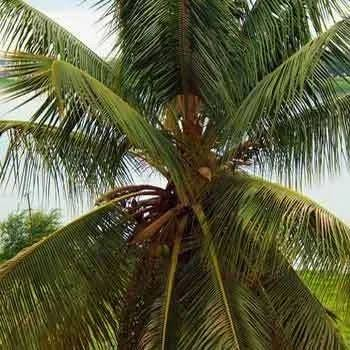
#> input picture backend/uploads/1005387a-8575-4b16-a17e-360a58768132_images_2.jpg, 350 x 350 px
$ python -i image_processor.py   (imports and definitions only)
#> lines starting #> are read from the running program, lines starting #| are printed output that depends on the picture
import cv2
import numpy as np
from PIL import Image
import os

class ImageProcessor:
    def __init__(self, target_size=(224, 224)):
        self.target_size = target_size

    # [53 lines left out: functions process_image, preprocess_upload, process_image_from_array, not called in this run]

    def enhance_contrast(self, image):
        """Enhance image contrast using CLAHE"""
        lab = cv2.cvtColor(image, cv2.COLOR_RGB2LAB)
#> lab: shape (350, 350, 3); mean of channels 0, 1, 2 96.3, 122.6, 145
        l, a, b = cv2.split(lab)
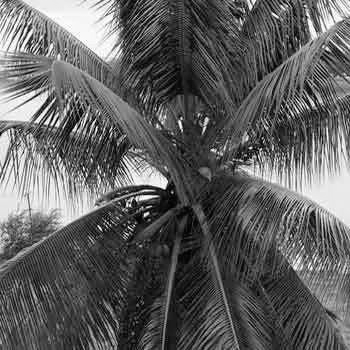
#> l: shape (350, 350); min 0, max 255, mean 96.3
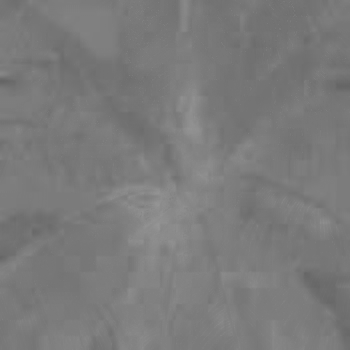
#> a: shape (350, 350); min 101, max 149, mean 122.6
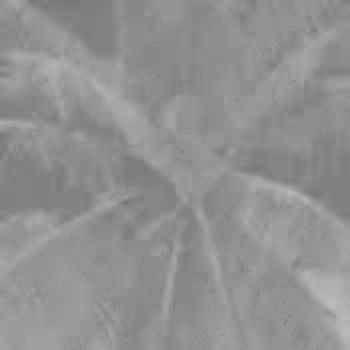
#> b: shape (350, 350); min 117, max 189, mean 145
        clahe = cv2.createCLAHE(clipLimit=3.0, tileGridSize=(8,8))
        l = clahe.apply(l)
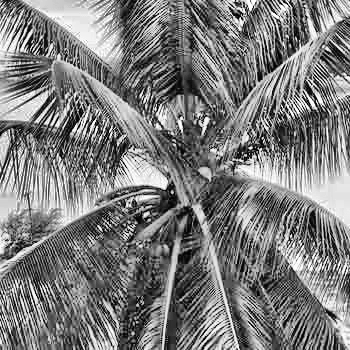
#> l: shape (350, 350); min 0, max 255, mean 124.1
        lab = cv2.merge((l, a, b))
#> lab: shape (350, 350, 3); mean of channels 0, 1, 2 124.1, 122.6, 145
        return cv2.cvtColor(lab, cv2.COLOR_LAB2RGB)
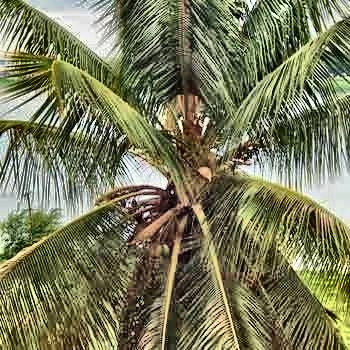
#> returned value: shape (350, 350, 3); mean R, G, B 119.8, 120.7, 89.9

    def remove_noise(self, image):
        """Remove noise using bilateral filter"""
        return cv2.bilateralFilter(image, 9, 75, 75)

    # [16 lines left out: function segment_disease_area, not called in this run]

>>> import cv2
>>> picture = cv2.cvtColor(cv2.imread('../uploads/1005387a-8575-4b16-a17e-360a58768132_images_2.jpg'), cv2.COLOR_BGR2RGB)
>>> result = ImageProcessor().enhance_contrast(picture)

$ run again, on backend/uploads/04291636-d142-47da-8650-d137736ec73b_BudRot001.jpg
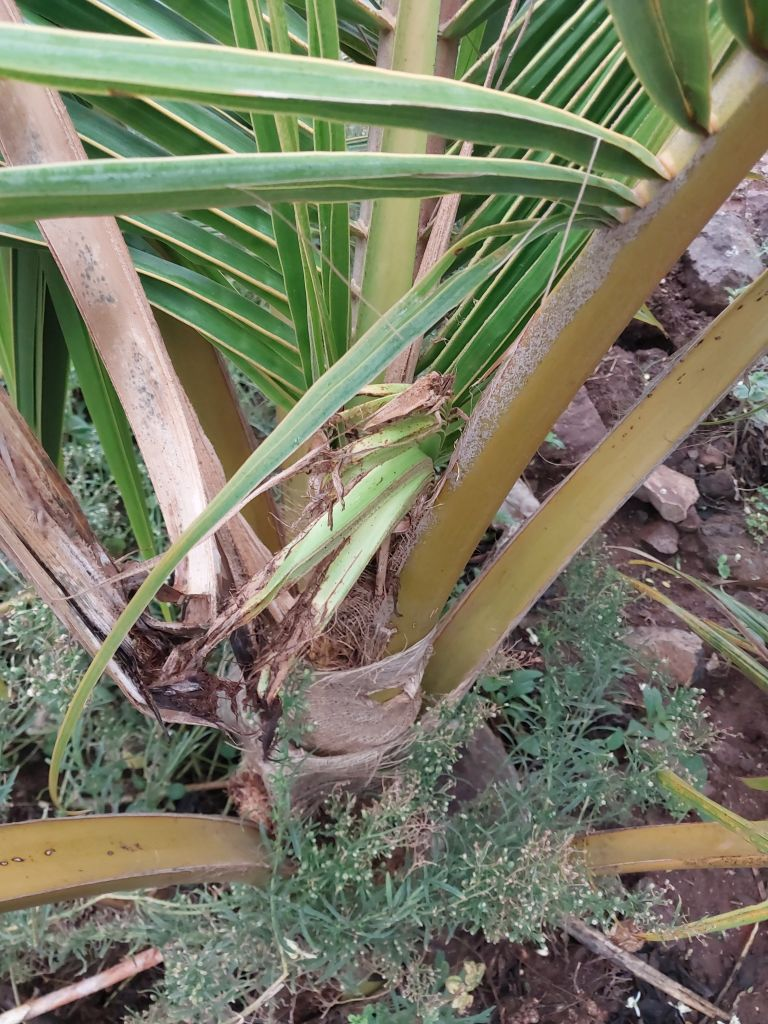
#> input picture backend/uploads/04291636-d142-47da-8650-d137736ec73b_BudRot001.jpg, 768 x 1024 px
#> in enhance_contrast, `l = clahe.apply(l)`:
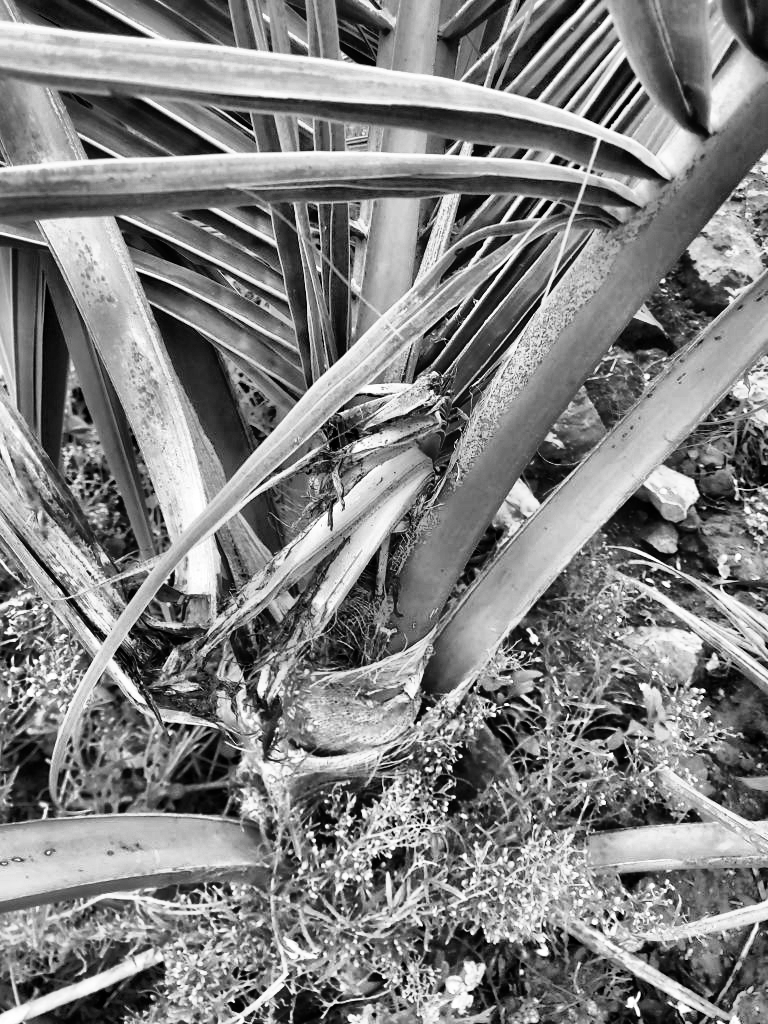
#> l: shape (1024, 768); min 0, max 255, mean 129.7
#> in enhance_contrast, `return cv2.cvtColor(lab, cv2.COLOR_LAB2RGB)`:
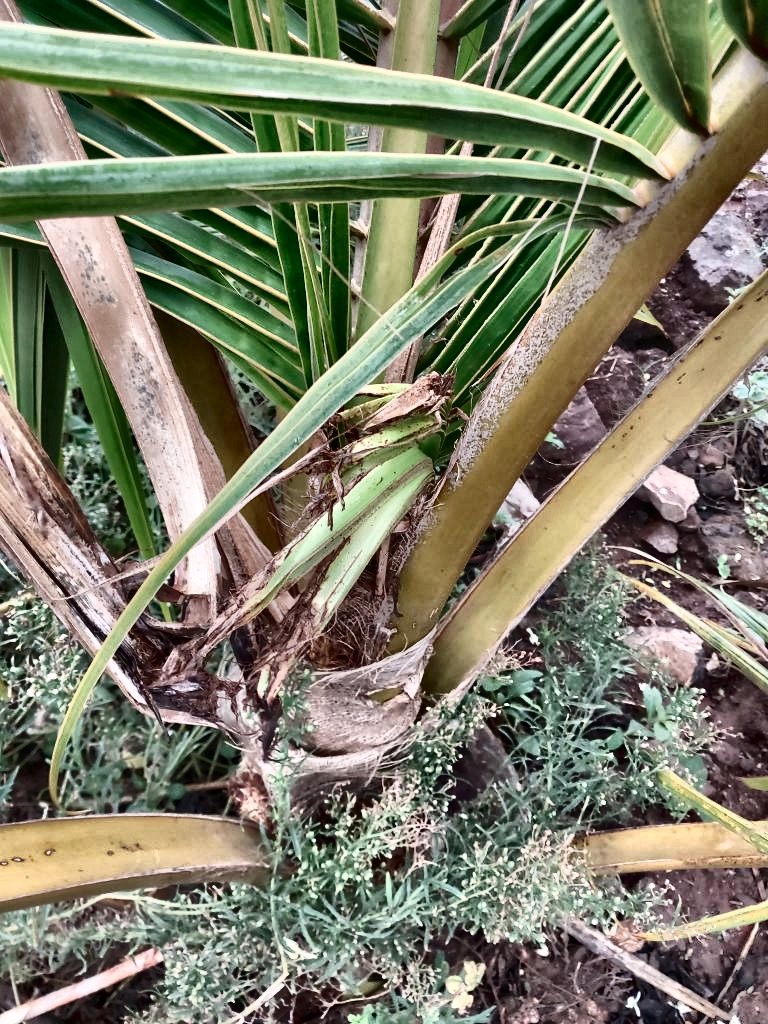
#> returned value: shape (1024, 768, 3); mean R, G, B 124.7, 125.5, 104.8

$ run again, on backend/uploads/288789bd-5345-4d4a-852f-a38ac4791a12_BudRootDropping001.jpg
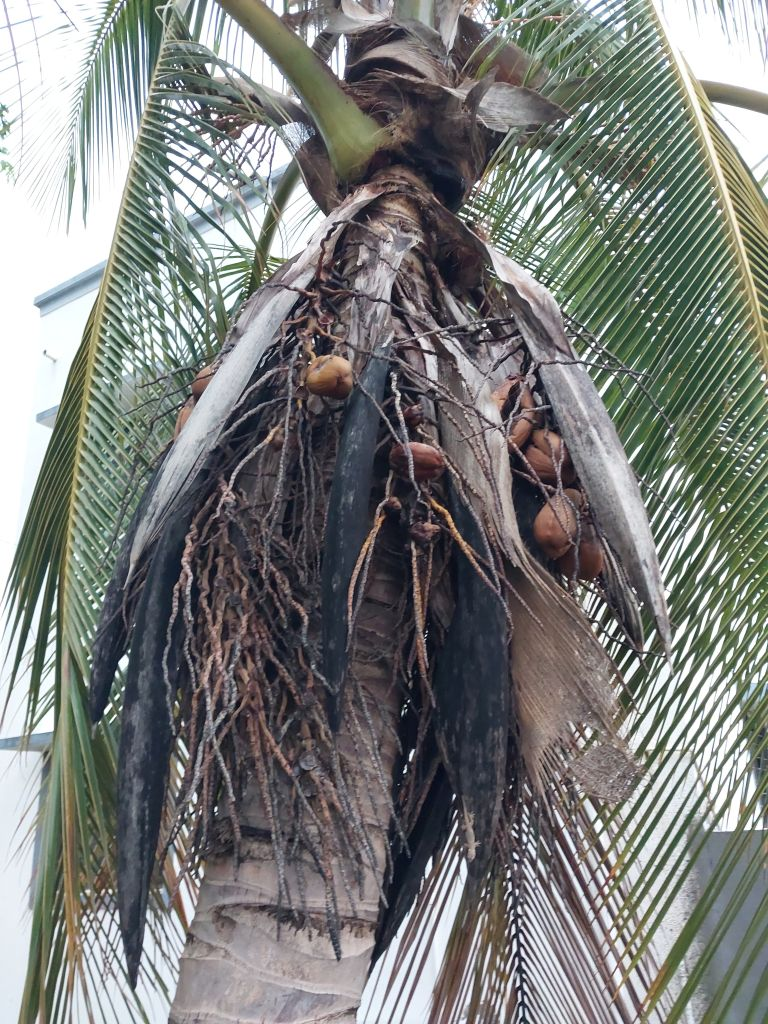
#> input picture backend/uploads/288789bd-5345-4d4a-852f-a38ac4791a12_BudRootDropping001.jpg, 768 x 1024 px
#> in enhance_contrast, `l, a, b = cv2.split(lab)`:
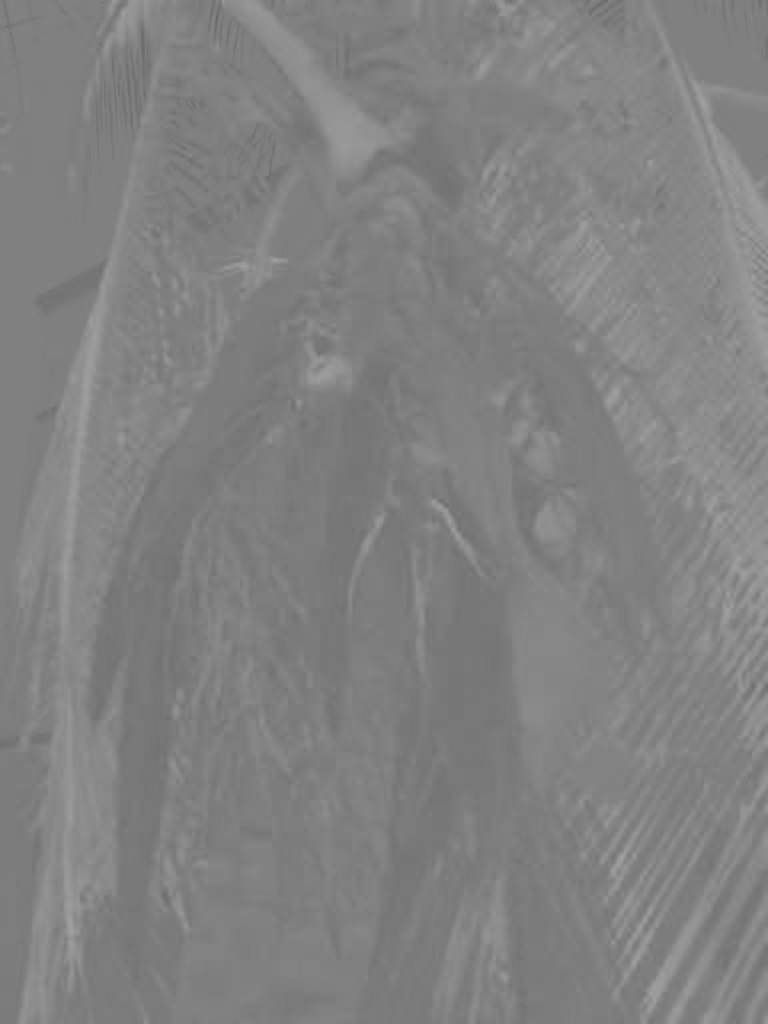
#> b: shape (1024, 768); min 105, max 163, mean 129.2
#> in enhance_contrast, `return cv2.cvtColor(lab, cv2.COLOR_LAB2RGB)`:
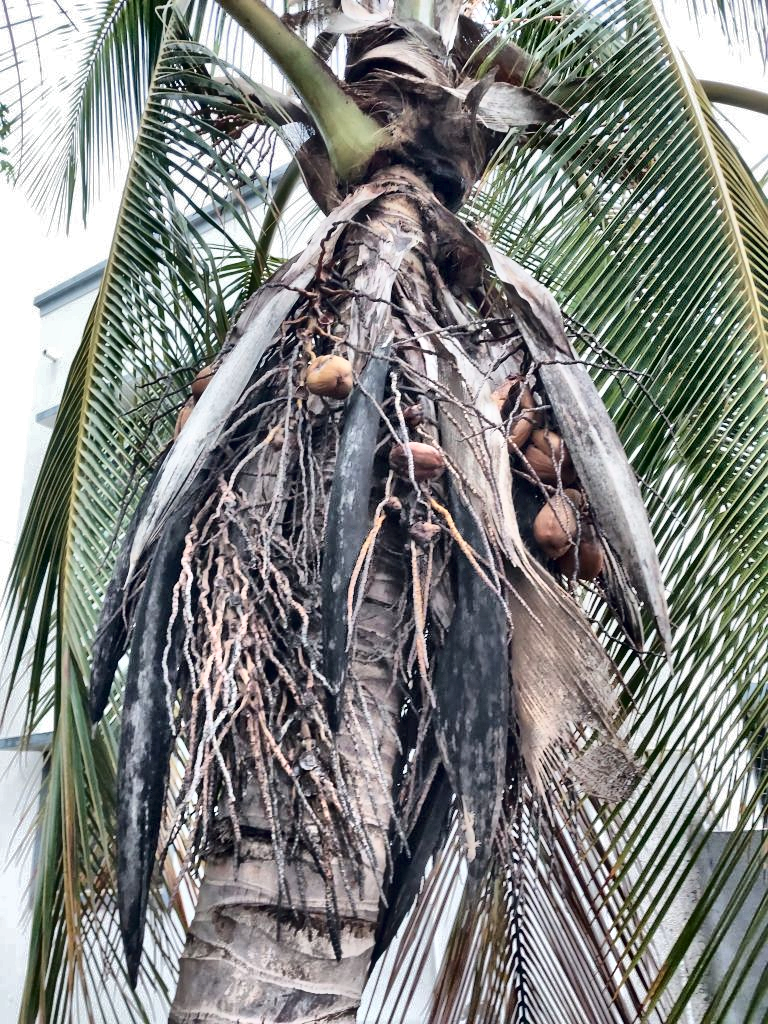
#> returned value: shape (1024, 768, 3); mean R, G, B 130.3, 132.3, 129.6
